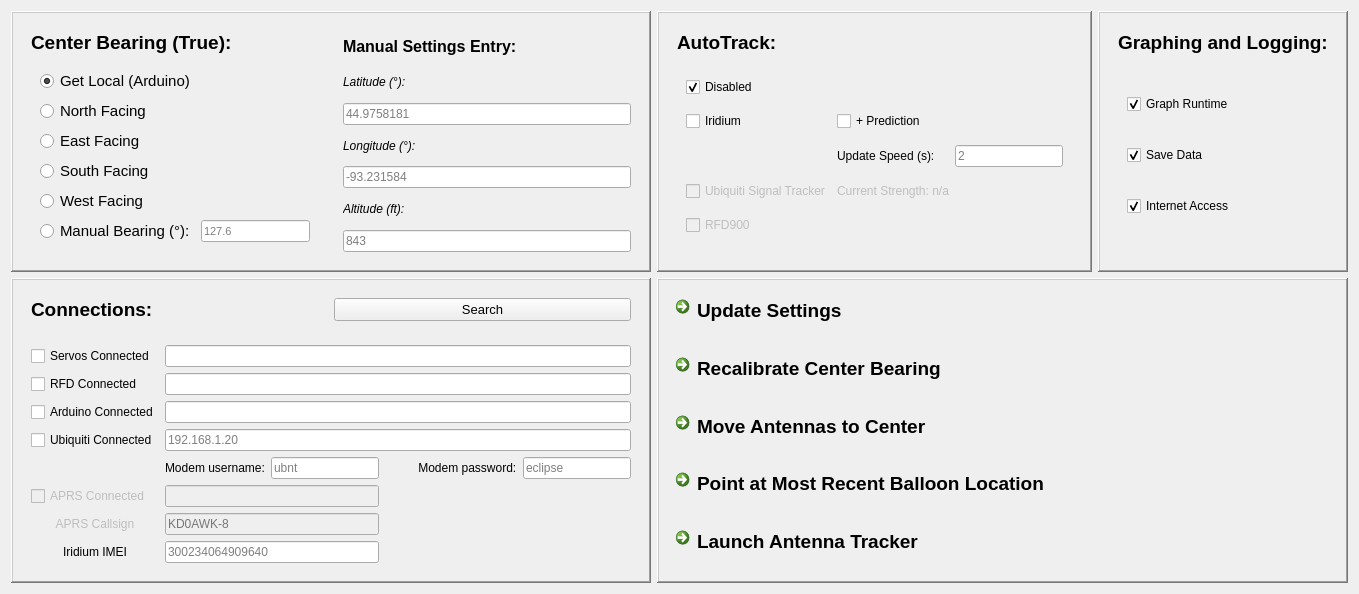
       <widget class="QWidget" name="Settings">
        <attribute name="title">
         <string>Settings</string>
        </attribute>
        <layout class="QGridLayout" name="gridLayout_4">
         <item row="0" column="0">
          <widget class="QFrame" name="bearingFrame">
           <property name="sizePolicy">
            <sizepolicy hsizetype="Expanding" vsizetype="Preferred">
             <horstretch>0</horstretch>
             <verstretch>0</verstretch>
            </sizepolicy>
           </property>
           <property name="frameShape">
            <enum>QFrame::WinPanel</enum>
           </property>
           <property name="frameShadow">
            <enum>QFrame::Raised</enum>
           </property>
           <layout class="QHBoxLayout" name="horizontalLayout">
            <item>
             <widget class="QFrame" name="centerBearingSelectFrame">
              <property name="sizePolicy">
               <sizepolicy hsizetype="Expanding" vsizetype="Preferred">
                <horstretch>0</horstretch>
                <verstretch>0</verstretch>
               </sizepolicy>
              </property>
              <property name="frameShape">
               <enum>QFrame::NoFrame</enum>
              </property>
              <property name="frameShadow">
               <enum>QFrame::Raised</enum>
              </property>
              <layout class="QVBoxLayout" name="verticalLayout">
               <item>
                <widget class="QLabel" name="centerBearingSelectLabel">
                 <property name="sizePolicy">
                  <sizepolicy hsizetype="Minimum" vsizetype="Minimum">
                   <horstretch>0</horstretch>
                   <verstretch>0</verstretch>
                  </sizepolicy>
                 </property>
                 <property name="font">
                  <font>
                   <pointsize>14</pointsize>
                   <weight>75</weight>
                   <bold>true</bold>
                  </font>
                 </property>
                 <property name="text">
                  <string>Center Bearing (True):</string>
                 </property>
                </widget>
               </item>
               <item>
                <widget class="QFrame" name="centerBearingModeFrame">
                 <property name="sizePolicy">
                  <sizepolicy hsizetype="Expanding" vsizetype="Expanding">
                   <horstretch>0</horstretch>
                   <verstretch>0</verstretch>
                  </sizepolicy>
                 </property>
                 <property name="font">
                  <font>
                   <pointsize>11</pointsize>
                  </font>
                 </property>
                 <property name="frameShape">
                  <enum>QFrame::NoFrame</enum>
                 </property>
                 <property name="frameShadow">
                  <enum>QFrame::Raised</enum>
                 </property>
                 <layout class="QGridLayout" name="gridLayout_12">
                  <item row="4" column="0">
                   <widget class="QRadioButton" name="bearingWest">
                    <property name="font">
                     <font>
                      <pointsize>11</pointsize>
                     </font>
                    </property>
                    <property name="text">
                     <string>West Facing</string>
                    </property>
                   </widget>
                  </item>
                  <item row="1" column="0">
                   <widget class="QRadioButton" name="bearingNorth">
                    <property name="font">
                     <font>
                      <pointsize>11</pointsize>
                     </font>
                    </property>
                    <property name="text">
                     <string>North Facing</string>
                    </property>
                    <property name="checked">
                     <bool>false</bool>
                    </property>
                   </widget>
                  </item>
                  <item row="0" column="0">
                   <widget class="QRadioButton" name="getLocal">
                    <property name="font">
                     <font>
                      <pointsize>11</pointsize>
                     </font>
                    </property>
                    <property name="text">
                     <string>Get Local (Arduino)</string>
                    </property>
                    <property name="checked">
                     <bool>true</bool>
                    </property>
                   </widget>
                  </item>
                  <item row="3" column="0">
                   <widget class="QRadioButton" name="bearingSouth">
                    <property name="font">
                     <font>
                      <pointsize>11</pointsize>
                     </font>
                    </property>
                    <property name="text">
                     <string>South Facing</string>
                    </property>
                   </widget>
                  </item>
                  <item row="5" column="0">
                   <widget class="QRadioButton" name="bearingManual">
                    <property name="text">
                     <string>Manual Bearing (°):</string>
                    </property>
                   </widget>
                  </item>
                  <item row="2" column="0">
                   <widget class="QRadioButton" name="bearingEast">
                    <property name="font">
                     <font>
                      <pointsize>11</pointsize>
                     </font>
                    </property>
                    <property name="text">
                     <string>East Facing</string>
                    </property>
                   </widget>
                  </item>
                  <item row="5" column="1">
                   <widget class="QLineEdit" name="manualBear">
                    <property name="font">
                     <font>
                      <pointsize>8</pointsize>
                     </font>
                    </property>
                    <property name="placeholderText">
                     <string>127.6</string>
                    </property>
                   </widget>
                  </item>
                 </layout>
                </widget>
               </item>
              </layout>
             </widget>
            </item>
            <item>
             <widget class="QFrame" name="manualCenterBearingEntryFrame">
              <property name="sizePolicy">
               <sizepolicy hsizetype="Expanding" vsizetype="Minimum">
                <horstretch>0</horstretch>
                <verstretch>0</verstretch>
               </sizepolicy>
              </property>
              <property name="frameShape">
               <enum>QFrame::NoFrame</enum>
              </property>
              <property name="frameShadow">
               <enum>QFrame::Raised</enum>
              </property>
              <layout class="QGridLayout" name="gridLayout_3">
               <item row="0" column="0">
                <widget class="QLabel" name="manualSettingsEntryLabel">
                 <property name="font">
                  <font>
                   <pointsize>12</pointsize>
                   <weight>75</weight>
                   <bold>true</bold>
                  </font>
                 </property>
                 <property name="text">
                  <string>Manual Settings Entry:</string>
                 </property>
                </widget>
               </item>
               <item row="1" column="0">
                <widget class="QLabel" name="manualLatLabel">
                 <property name="font">
                  <font>
                   <italic>true</italic>
                  </font>
                 </property>
                 <property name="text">
                  <string>Latitude (°):</string>
                 </property>
                </widget>
               </item>
               <item row="2" column="0">
                <widget class="QLineEdit" name="manualLat">
                 <property name="inputMask">
                  <string/>
                 </property>
                 <property name="text">
                  <string/>
                 </property>
                 <property name="placeholderText">
                  <string>44.9758181</string>
                 </property>
                </widget>
               </item>
               <item row="3" column="0">
                <widget class="QLabel" name="manualLonLabel">
                 <property name="font">
                  <font>
                   <italic>true</italic>
                  </font>
                 </property>
                 <property name="text">
                  <string>Longitude (°):</string>
                 </property>
                </widget>
               </item>
               <item row="4" column="0">
                <widget class="QLineEdit" name="manualLon">
                 <property name="text">
                  <string/>
                 </property>
                 <property name="placeholderText">
                  <string>-93.231584</string>
                 </property>
                </widget>
               </item>
               <item row="5" column="0">
                <widget class="QLabel" name="manualAltLabel">
                 <property name="font">
                  <font>
                   <italic>true</italic>
                  </font>
                 </property>
                 <property name="text">
                  <string>Altitude (ft):</string>
                 </property>
                </widget>
               </item>
               <item row="6" column="0">
                <widget class="QLineEdit" name="manualAlt">
                 <property name="text">
                  <string/>
                 </property>
                 <property name="placeholderText">
                  <string>843</string>
                 </property>
                </widget>
               </item>
              </layout>
             </widget>
            </item>
           </layout>
          </widget>
         </item>
         <item row="0" column="1" colspan="2">
          <widget class="QFrame" name="autotrackSimulationFrame">
           <property name="sizePolicy">
            <sizepolicy hsizetype="Expanding" vsizetype="Preferred">
             <horstretch>0</horstretch>
             <verstretch>0</verstretch>
            </sizepolicy>
           </property>
           <property name="frameShape">
            <enum>QFrame::WinPanel</enum>
           </property>
           <property name="frameShadow">
            <enum>QFrame::Raised</enum>
           </property>
           <layout class="QHBoxLayout" name="horizontalLayout_6">
            <item>
             <widget class="QFrame" name="autotrackSelectFrame">
              <property name="sizePolicy">
               <sizepolicy hsizetype="Expanding" vsizetype="Expanding">
                <horstretch>0</horstretch>
                <verstretch>0</verstretch>
               </sizepolicy>
              </property>
              <property name="frameShape">
               <enum>QFrame::NoFrame</enum>
              </property>
              <property name="frameShadow">
               <enum>QFrame::Raised</enum>
              </property>
              <layout class="QVBoxLayout" name="verticalLayout_2">
               <item>
                <widget class="QLabel" name="autotrackLabel">
                 <property name="sizePolicy">
                  <sizepolicy hsizetype="Fixed" vsizetype="Fixed">
                   <horstretch>0</horstretch>
                   <verstretch>0</verstretch>
                  </sizepolicy>
                 </property>
                 <property name="font">
                  <font>
                   <pointsize>14</pointsize>
                   <weight>75</weight>
                   <bold>true</bold>
                  </font>
                 </property>
                 <property name="text">
                  <string>AutoTrack:</string>
                 </property>
                </widget>
               </item>
               <item>
                <widget class="QFrame" name="autotrackModeFrame">
                 <property name="frameShape">
                  <enum>QFrame::NoFrame</enum>
                 </property>
                 <property name="frameShadow">
                  <enum>QFrame::Raised</enum>
                 </property>
                 <layout class="QGridLayout" name="gridLayout_6">
                  <item row="1" column="1">
                   <widget class="QCheckBox" name="autoIridiumInterpolate">
                    <property name="text">
                     <string>+ Prediction</string>
                    </property>
                   </widget>
                  </item>
                  <item row="1" column="0">
                   <widget class="QCheckBox" name="autoIridium">
                    <property name="text">
                     <string>Iridium</string>
                    </property>
                   </widget>
                  </item>
                  <item row="2" column="1">
                   <widget class="QLabel" name="iridiumUpdateSpeedLabel">
                    <property name="text">
                     <string>Update Speed (s):</string>
                    </property>
                   </widget>
                  </item>
                  <item row="6" column="0">
                   <widget class="QCheckBox" name="autoRFD">
                    <property name="enabled">
                     <bool>false</bool>
                    </property>
                    <property name="text">
                     <string>RFD900</string>
                    </property>
                   </widget>
                  </item>
                  <item row="2" column="2">
                   <widget class="QLineEdit" name="iridiumPredictionUpdateSpeed">
                    <property name="placeholderText">
                     <string>2</string>
                    </property>
                   </widget>
                  </item>
                  <item row="0" column="0">
                   <widget class="QCheckBox" name="autoDisabled">
                    <property name="text">
                     <string>Disabled</string>
                    </property>
                    <property name="checked">
                     <bool>true</bool>
                    </property>
                   </widget>
                  </item>
                  <item row="2" column="0">
                   <widget class="QLabel" name="label_2">
                    <property name="text">
                     <string/>
                    </property>
                   </widget>
                  </item>
                  <item row="3" column="0">
                   <widget class="QCheckBox" name="autoUbiquitiSignalTrack">
                    <property name="enabled">
                     <bool>false</bool>
                    </property>
                    <property name="text">
                     <string>Ubiquiti Signal Tracker</string>
                    </property>
                   </widget>
                  </item>
                  <item row="3" column="1">
                   <widget class="QLabel" name="ubiquitiSignalStrengthLabel">
                    <property name="enabled">
                     <bool>false</bool>
                    </property>
                    <property name="text">
                     <string>Current Strength: n/a</string>
                    </property>
                   </widget>
                  </item>
                 </layout>
                </widget>
               </item>
              </layout>
             </widget>
            </item>
           </layout>
          </widget>
         </item>
         <item row="1" column="0">
          <widget class="QFrame" name="connectionFrame">
           <property name="sizePolicy">
            <sizepolicy hsizetype="Expanding" vsizetype="Minimum">
             <horstretch>0</horstretch>
             <verstretch>0</verstretch>
            </sizepolicy>
           </property>
           <property name="frameShape">
            <enum>QFrame::WinPanel</enum>
           </property>
           <property name="frameShadow">
            <enum>QFrame::Raised</enum>
           </property>
           <layout class="QVBoxLayout" name="verticalLayout_3">
            <item>
             <widget class="QFrame" name="frame_2">
              <property name="frameShape">
               <enum>QFrame::NoFrame</enum>
              </property>
              <property name="frameShadow">
               <enum>QFrame::Raised</enum>
              </property>
              <layout class="QHBoxLayout" name="horizontalLayout_8">
               <item>
                <widget class="QLabel" name="connectionsLabel">
                 <property name="sizePolicy">
                  <sizepolicy hsizetype="Expanding" vsizetype="Fixed">
                   <horstretch>0</horstretch>
                   <verstretch>0</verstretch>
                  </sizepolicy>
                 </property>
                 <property name="font">
                  <font>
                   <pointsize>14</pointsize>
                   <weight>75</weight>
                   <bold>true</bold>
                  </font>
                 </property>
                 <property name="text">
                  <string>Connections:</string>
                 </property>
                </widget>
               </item>
               <item>
                <widget class="QPushButton" name="checkComPorts">
                 <property name="sizePolicy">
                  <sizepolicy hsizetype="Expanding" vsizetype="Preferred">
                   <horstretch>0</horstretch>
                   <verstretch>0</verstretch>
                  </sizepolicy>
                 </property>
                 <property name="font">
                  <font>
                   <pointsize>10</pointsize>
                  </font>
                 </property>
                 <property name="text">
                  <string>Search</string>
                 </property>
                </widget>
               </item>
              </layout>
             </widget>
            </item>
            <item>
             <widget class="QFrame" name="connectionControlsFrame">
              <property name="frameShape">
               <enum>QFrame::NoFrame</enum>
              </property>
              <property name="frameShadow">
               <enum>QFrame::Raised</enum>
              </property>
              <layout class="QGridLayout" name="gridLayout_13">
               <item row="7" column="0">
                <widget class="QCheckBox" name="aprsAttached">
                 <property name="enabled">
                  <bool>false</bool>
                 </property>
                 <property name="text">
                  <string>APRS Connected</string>
                 </property>
                 <property name="checked">
                  <bool>false</bool>
                 </property>
                </widget>
               </item>
               <item row="3" column="1" colspan="4">
                <widget class="QLineEdit" name="arduinoCOM">
                 <property name="text">
                  <string/>
                 </property>
                 <property name="placeholderText">
                  <string/>
                 </property>
                </widget>
               </item>
               <item row="2" column="1" colspan="4">
                <widget class="QLineEdit" name="rfdCOM">
                 <property name="placeholderText">
                  <string/>
                 </property>
                </widget>
               </item>
               <item row="1" column="1" colspan="4">
                <widget class="QLineEdit" name="servoCOM">
                 <property name="placeholderText">
                  <string/>
                 </property>
                </widget>
               </item>
               <item row="3" column="0">
                <widget class="QCheckBox" name="arduinoAttached">
                 <property name="text">
                  <string>Arduino Connected</string>
                 </property>
                 <property name="checked">
                  <bool>false</bool>
                 </property>
                </widget>
               </item>
               <item row="6" column="4">
                <widget class="QLineEdit" name="ubiPassword">
                 <property name="placeholderText">
                  <string>eclipse</string>
                 </property>
                </widget>
               </item>
               <item row="6" column="1">
                <widget class="QLabel" name="ubiModemUserLabel">
                 <property name="text">
                  <string>Modem username:</string>
                 </property>
                </widget>
               </item>
               <item row="6" column="2">
                <widget class="QLineEdit" name="ubiUsername">
                 <property name="placeholderText">
                  <string>ubnt</string>
                 </property>
                </widget>
               </item>
               <item row="2" column="0">
                <widget class="QCheckBox" name="rfdAttached">
                 <property name="text">
                  <string>RFD Connected</string>
                 </property>
                </widget>
               </item>
               <item row="4" column="1" colspan="4">
                <widget class="QLineEdit" name="ubiquitiCOM">
                 <property name="placeholderText">
                  <string>192.168.1.20</string>
                 </property>
                </widget>
               </item>
               <item row="4" column="0">
                <widget class="QCheckBox" name="ubiquitiAttached">
                 <property name="text">
                  <string>Ubiquiti Connected</string>
                 </property>
                </widget>
               </item>
               <item row="1" column="0">
                <widget class="QCheckBox" name="servoAttached">
                 <property name="text">
                  <string>Servos Connected</string>
                 </property>
                 <property name="checked">
                  <bool>false</bool>
                 </property>
                </widget>
               </item>
               <item row="6" column="3">
                <widget class="QLabel" name="ubiPasswordLabel">
                 <property name="text">
                  <string>          Modem password:</string>
                 </property>
                </widget>
               </item>
               <item row="7" column="1" colspan="2">
                <widget class="QLineEdit" name="aprsCOM">
                 <property name="enabled">
                  <bool>false</bool>
                 </property>
                 <property name="text">
                  <string/>
                 </property>
                 <property name="placeholderText">
                  <string/>
                 </property>
                </widget>
               </item>
               <item row="9" column="0">
                <widget class="QLabel" name="aprsCallsignLabel">
                 <property name="enabled">
                  <bool>false</bool>
                 </property>
                 <property name="text">
                  <string>APRS Callsign</string>
                 </property>
                 <property name="scaledContents">
                  <bool>false</bool>
                 </property>
                 <property name="alignment">
                  <set>Qt::AlignCenter</set>
                 </property>
                 <property name="wordWrap">
                  <bool>false</bool>
                 </property>
                </widget>
               </item>
               <item row="10" column="0">
                <widget class="QLabel" name="IMEILabel">
                 <property name="text">
                  <string>Iridium IMEI</string>
                 </property>
                 <property name="alignment">
                  <set>Qt::AlignCenter</set>
                 </property>
                </widget>
               </item>
               <item row="9" column="1" colspan="2">
                <widget class="QLineEdit" name="aprsCallsign">
                 <property name="enabled">
                  <bool>false</bool>
                 </property>
                 <property name="text">
                  <string/>
                 </property>
                 <property name="placeholderText">
                  <string>KD0AWK-8</string>
                 </property>
                </widget>
               </item>
               <item row="10" column="1" colspan="2">
                <widget class="QLineEdit" name="iridiumIMEI">
                 <property name="placeholderText">
                  <string>300234064909640</string>
                 </property>
                </widget>
               </item>
              </layout>
             </widget>
            </item>
           </layout>
          </widget>
         </item>
         <item row="0" column="3">
          <widget class="QFrame" name="frame">
           <property name="sizePolicy">
            <sizepolicy hsizetype="Fixed" vsizetype="Preferred">
             <horstretch>0</horstretch>
             <verstretch>0</verstretch>
            </sizepolicy>
           </property>
           <property name="frameShape">
            <enum>QFrame::WinPanel</enum>
           </property>
           <property name="frameShadow">
            <enum>QFrame::Raised</enum>
           </property>
           <layout class="QGridLayout" name="gridLayout_2">
            <item row="0" column="0">
             <widget class="QFrame" name="graphingLoggingFrame">
              <property name="sizePolicy">
               <sizepolicy hsizetype="Expanding" vsizetype="Minimum">
                <horstretch>0</horstretch>
                <verstretch>0</verstretch>
               </sizepolicy>
              </property>
              <property name="frameShape">
               <enum>QFrame::NoFrame</enum>
              </property>
              <property name="frameShadow">
               <enum>QFrame::Plain</enum>
              </property>
              <layout class="QVBoxLayout" name="verticalLayout_11">
               <item>
                <widget class="QLabel" name="graphingLoggingLabel">
                 <property name="sizePolicy">
                  <sizepolicy hsizetype="Fixed" vsizetype="Fixed">
                   <horstretch>0</horstretch>
                   <verstretch>0</verstretch>
                  </sizepolicy>
                 </property>
                 <property name="font">
                  <font>
                   <pointsize>14</pointsize>
                   <weight>75</weight>
                   <bold>true</bold>
                  </font>
                 </property>
                 <property name="text">
                  <string>Graphing and Logging:</string>
                 </property>
                </widget>
               </item>
               <item>
                <widget class="QFrame" name="graphingLoggingSelectFrame">
                 <property name="frameShape">
                  <enum>QFrame::NoFrame</enum>
                 </property>
                 <property name="frameShadow">
                  <enum>QFrame::Raised</enum>
                 </property>
                 <layout class="QGridLayout" name="gridLayout_11">
                  <item row="1" column="0">
                   <widget class="QCheckBox" name="saveDataCheckbox">
                    <property name="enabled">
                     <bool>true</bool>
                    </property>
                    <property name="text">
                     <string>Save Data</string>
                    </property>
                    <property name="checked">
                     <bool>true</bool>
                    </property>
                   </widget>
                  </item>
                  <item row="0" column="0">
                   <widget class="QCheckBox" name="graphReal">
                    <property name="text">
                     <string>Graph Runtime</string>
                    </property>
                    <property name="checked">
                     <bool>true</bool>
                    </property>
                   </widget>
                  </item>
                  <item row="2" column="0">
                   <widget class="QCheckBox" name="internetCheckBox">
                    <property name="text">
                     <string>Internet Access</string>
                    </property>
                    <property name="checked">
                     <bool>true</bool>
                    </property>
                   </widget>
                  </item>
                 </layout>
                </widget>
               </item>
              </layout>
             </widget>
            </item>
           </layout>
          </widget>
         </item>
         <item row="1" column="1" colspan="3">
          <widget class="QFrame" name="launchFrame">
           <property name="sizePolicy">
            <sizepolicy hsizetype="Expanding" vsizetype="Expanding">
             <horstretch>0</horstretch>
             <verstretch>0</verstretch>
            </sizepolicy>
           </property>
           <property name="frameShape">
            <enum>QFrame::WinPanel</enum>
           </property>
           <property name="frameShadow">
            <enum>QFrame::Raised</enum>
           </property>
           <layout class="QGridLayout" name="gridLayout_5">
            <item row="4" column="0">
             <widget class="QCommandLinkButton" name="pointAtBalloon">
              <property name="font">
               <font>
                <family>Segoe UI</family>
                <pointsize>14</pointsize>
               </font>
              </property>
              <property name="text">
               <string>Point at Most Recent Balloon Location</string>
              </property>
             </widget>
            </item>
            <item row="5" column="0">
             <widget class="QCommandLinkButton" name="trackerLaunch">
              <property name="font">
               <font>
                <family>Segoe UI</family>
                <pointsize>14</pointsize>
               </font>
              </property>
              <property name="text">
               <string>Launch Antenna Tracker</string>
              </property>
             </widget>
            </item>
            <item row="3" column="0">
             <widget class="QCommandLinkButton" name="antennaCenter">
              <property name="font">
               <font>
                <family>Segoe UI</family>
                <pointsize>14</pointsize>
               </font>
              </property>
              <property name="text">
               <string>Move Antennas to Center</string>
              </property>
             </widget>
            </item>
            <item row="1" column="0">
             <widget class="QCommandLinkButton" name="updateSettings">
              <property name="font">
               <font>
                <family>Segoe UI</family>
                <pointsize>14</pointsize>
               </font>
              </property>
              <property name="text">
               <string>Update Settings</string>
              </property>
             </widget>
            </item>
            <item row="2" column="0">
             <widget class="QCommandLinkButton" name="recalibrateCenterBearing">
              <property name="font">
               <font>
                <family>Segoe UI</family>
                <pointsize>14</pointsize>
               </font>
              </property>
              <property name="text">
               <string>Recalibrate Center Bearing</string>
              </property>
             </widget>
            </item>
           </layout>
          </widget>
         </item>
        </layout>
        <zorder>launchFrame</zorder>
        <zorder>bearingFrame</zorder>
        <zorder>autotrackSimulationFrame</zorder>
        <zorder>connectionFrame</zorder>
        <zorder>frame</zorder>
       </widget>
